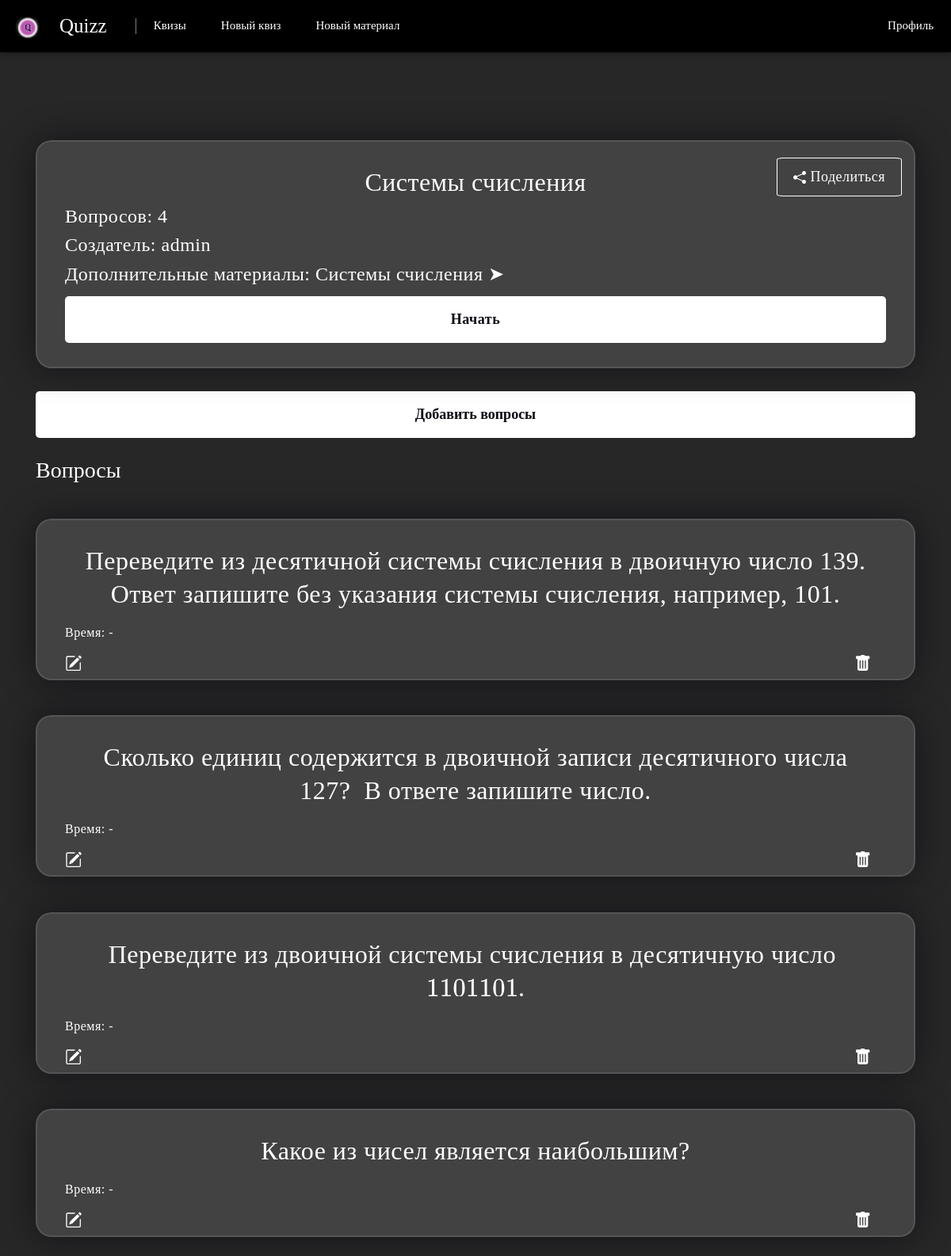
Screenshot of /quizes/4/ (signed in) with the database file from the repository.
### quizes/models.py (models this page shows, shortened)
class Quiz(models.Model):
    quiz_title = models.CharField(max_length=300)
    quiz_description = models.CharField(null=True, blank=True, max_length=3000, verbose_name="quiz_description")
    user_creator = JSONField(max_length=2000, verbose_name="user_creator")
    num_questions = models.IntegerField(default=0, blank=True, null=True)
    material = models.IntegerField(null=True, blank=True)
    topic = models.CharField(max_length=150)

class Material(models.Model):
    name = models.CharField(blank=False, max_length=300000)
    text = models.CharField(null=True, blank=True, max_length=300000)

class Question(models.Model):
    quiz = models.ForeignKey(Quiz, on_delete=models.CASCADE, blank=True, null=True)
    question_text = models.CharField(max_length=30000000)
    timeout = models.IntegerField(default=0)
    question_num = models.IntegerField(default=0, blank=True, null=True)

### users/models.py (models this page shows)
class User(AbstractUser):
    photo = models.ImageField(upload_to="users/%Y/%m/%d/", default="users/default.png", blank=True, null=True, verbose_name="Фотография")
    date_birth = models.DateTimeField(blank=True, null=True, verbose_name="Дата рождения")
    completed_quizes = JSONField(null=True, default=[], verbose_name="completed_quizes")
    created_quizes = models.TextField(null=True, default=[], verbose_name="created_quizes")
    email_activated = models.BooleanField(default=False)
    confirm_key = models.TextField(default="")

### quizes/views.py (the view)
# urls.py: path('<int:quiz_id>/', views.single_quiz, name='single_quiz'),
def single_quiz(request, quiz_id):
    quiz = get_object_or_404(Quiz, pk=quiz_id)
    num_questions = len(quiz.question_set.all())
    quiz_questions = Question.objects.filter(quiz=quiz)
    materials = quiz.material
    material = None
    if materials:
        material = Material.objects.get(id=materials)
    quiz.num_questions = num_questions
    quiz.save()
    request.session["questions"] = []
    request.session["q_num"] = 1
    request.session["num_correct"] = 0
    request.session["num_wrong"] = 0
    request.session["all_result"] = 0
    request.session["num_partially_true"] = 0
    quiz_question = None
    if quiz_questions.count():
        quiz_question = Question.objects.filter(quiz=quiz)[0]
        if request.POST:
            return HttpResponseRedirect(reverse('quiz:single_question', args=(quiz.id, quiz_question.id,)))
    context = {
        'userId': request.user.id,
        'current_question': quiz_question,
        'quiz': quiz,
        'quiz_questions': quiz_questions,
        'num_questions': num_questions,
        'user_creator': quiz.user_creator,
        'material': material,
        'url': request.build_absolute_uri(),
    }
    return render(request, 'quiz/single_quiz.html', context)

### quizes/templates/quiz/single_quiz.html (shortened to what this page needs)
{% extends 'quizzes/base.html' %}
{% load static %}
{% block content %}
    <link rel="stylesheet" type="text/css" href="{% static 'css/quiz/index.css' %}">
    <div class="container">
        <form method="post">
            <div style="margin-top: 15px; margin-right: 15px;" class="position-absolute top-0 end-0">
                <button type="button" class="btn-link share desktop" onclick="changeIcon(this)">
                    <svg xmlns="http://www.w3.org/2000/svg" width="16" height="16" fill="currentColor" class="bi bi-share-fill" viewBox="0 0 16 16">
                        <path d="M11 2.5a2.5 2.5 0 1 1 .603 1.628l-6.718 3.12a2.5 2.5 0 0 1 0 1.504l6.718 3.12a2.5 2.5 0 1 1-.488.876l-6.718-3.12a2.5 2.5 0 1 1 0-3.256l6.718-3.12A2.5 2.5 0 0 1 11 2.5"/>
                    </svg>
                    Поделиться
                </button>
            </div>
            <h3>{{ quiz.quiz_title }}</h3>
            <h4 class="num_questions">Вопросов:
                {{ num_questions }}</h4>
            <h4>Создатель:
                <a style="text-decoration: none;" href="{% url 'users:user' user_creator.id %}">{{ user_creator.username }}</a>
            </h4>
            {% if material %}
                <h4>Дополнительные материалы:
                    <a style="text-decoration: none;" href="{% url 'quiz:single_material' material.id %}">{{ material.name }}
                        ➤</a>
                </h4>
            {% endif %}
            <button class="btn" type="submit" onclick="this.disabled=true,this.form.submit();">Начать</button>
        </form>
        {% if userId == user_creator.id %}
            <br>
            <a class="btn" href="{% url 'quiz:create_question' quiz.id num_questions|add:1 %}">Добавить вопросы</a>
            <br>
            <br>
            <h3 class="question_title">Вопросы</h3>
            {% for question in quiz_questions %}
                <form style="margin-top: 4%;">
                    <h3 style="color: white; !important">{{ question.question_text | safe }}</h3>
                    {% if question.timeout %}
                    <p>Время: {{ question.timeout }} секунд</p>
                    {% else %}
                    <p>Время: -</p>
                    {% endif %}
                    <a class="item form-group pull-right" href="{% url 'quiz:delete_question' quiz.id question.id %}" onclick="this.disabled=true,this.form.submit();">
                    </a>
                    <a class="item form-group pull-left" href="{% url 'quiz:edit_question' quiz.id question.id %}" onclick="this.disabled=true,this.form.submit();">
                    </a>
                </form>
            {% endfor %}
        {% endif %}
    </div>
{% endblock %}

### quizzes/templates/quizzes/base.html (shortened to what this page needs)
{% load static %}
<!DOCTYPE html>
<head>
  <link href="https://cdn.jsdelivr.net/npm/bootstrap@5.3.2/dist/css/bootstrap.min.css" rel="stylesheet"></title>
  <link rel="stylesheet" type="text/css" href="https://cdnjs.cloudflare.com/ajax/libs/font-awesome/4.4.0/css/font-awesome.css">
  <link rel="stylesheet" href="https://cdnjs.cloudflare.com/ajax/libs/font-awesome/5.15.4/css/all.min.css">
  <link href="https://cdnjs.cloudflare.com/ajax/libs/simple-line-icons/2.4.1/css/simple-line-icons.min.css" rel="stylesheet">
  <link href="//maxcdn.bootstrapcdn.com/bootstrap/4.0.0/css/bootstrap.min.css" rel="stylesheet" id="bootstrap-css">
  <link href="https://maxcdn.bootstrapcdn.com/font-awesome/latest/css/font-awesome.min.css" rel="stylesheet">
</head>
<body>
<div class="container-fluid px-0">
    <nav class="navbar navbar-expand-sm navbar-dark bg-black py-0 px-0">
        <a class="navbar-brand" href="{% url 'quizzes:index' %}" style="font-family: Vladimir Script; font-size: 25px;">
            <img id="logo" src="{% static 'favicon-low.png' %}">
                &nbsp;&nbsp;&nbsp;Quizz</a>
            <div class="collapse navbar-collapse" id="navbarNav">
                <ul class="navbar-nav w-100">
                    <li class="nav-item" style="justify-content: center; text-align: center;">
                        <a class="nav-link" style="background-color: black;;color:white; font-family: Comic Sans MS;" href="{% url 'quiz:index' %}">Квизы</a>
                    </li>
                    {% if user.is_authenticated %}
                        <li class="nav-item" style="justify-content: center; text-align: center;">
                            <a class="nav-link" style="background-color: black;;color:white; font-family: Comic Sans MS;" href="{% url 'quiz:create_quiz' %}">Новый квиз</a>
                        </li>
                        <li class="nav-item" style="justify-content: center; text-align: center;">
                            <a class="nav-link" style="background-color: black;;color:white; font-family: Comic Sans MS;" href="{% url 'quiz:create_material' %}">Новый материал</a>
                        </li>
                        <li class="nav-item  ml-auto" style="justify-content: center; text-align: center;">
                            <a class="nav-link" style="background-color: black;;color:white; font-family: Comic Sans MS; justify-content: center;" href="{% url 'users:profile' %}">Профиль</a>
                        </li>
                    {% endif %}
                </ul>
            </div>
        </nav>
    </div>
    {% block content %}{% endblock content %}
</body>
</html>

### static/css/quiz/index.css (style rules this page uses)
body { font-family: "Comic Sans MS"; !important background-color: #272727; text-decoration: none; }
h1, h2, h3, h4, span, a, p { font-family: Comic Sans MS; !important color: white; }
* { margin: 0px; padding: 0px; }
body { place-items: center; }
form { margin-top: 10%; margin-left: auto; margin-right: auto; min-width: 340px; background-color: rgba(255, 255, 255, 0.13); justify-content: center; border-radius: 20px; backdrop-filter: blur(10px); border: 2px solid rgba(255, 255, 255, 0.1); box-shadow: 0 0 40px rgba(8, 7, 16, 0.6); padding: 30px 35px; }
form * { font-family: Comic Sans MS; !important text-decoration: none; color: #ffffff; letter-spacing: 0.5px; border: none; }
form h3 { font-size: 32px; font-weight: 500; line-height: 42px; text-align: center; }
button { margin-top: 5px; width: 100%; background-color: #ffffff; color: #080710; padding: 15px 0; font-size: 18px; font-weight: 600; border-radius: 5px; cursor: pointer; }
.btn, .btn:hover, .btn:active, .btn:focus .btn:checked { text-decoration: none; margin-top: 5px; width: 100%; background-color: #ffffff; color: #080710; padding: 15px 0; font-size: 18px; font-weight: 600; border-radius: 5px; }

### quizzes/templates/quizzes/base.html (style rules this page uses)
h1, h2, h3, h4, h5, h6, p, span { color: white; text-decoration: none; font-family: "Comic Sans MS"; !important }
body { background-color: #272727; }
li { list-style: none; }
label[for="main_menu"], nav { -moz-transition: all 0.2s cubic-bezier(0.23, 1, 0.32, 1); -o-transition: all 0.2s cubic-bezier(0.23, 1, 0.32, 1); -webkit-transition: all 0.2s cubic-bezier(0.23, 1, 0.32, 1); transition: all 0.2s cubic-bezier(0.23, 1, 0.32, 1); }
nav { box-shadow: 0 0 10px rgba(0, 0, 0, 0.5); }
.bg-black { background-color: #000; }
#logo { width: 30px; height: 30px; border-radius: 4px; }
.navbar-brand { padding: 14px 20px; font-size: 16px; }
.navbar-nav { width: 100%; }
.nav-item { padding: 6px 14px; text-align: center; }
.nav-link { padding-bottom: 10px; font-size: 15px; font-weight: 5px; }
img { pointer-events: none; }

### quizes/templates/quiz/single_quiz.html (style rules this page uses)
.desktop { display: block; }
.share, .share:active, .share::after, .share:focus { width: auto; background-color: transparent; border: 1px solid white; color: white; padding: 10px 20px; border-radius: 5%; transition: all 0.3s ease; text-decoration: none; }

### rows the page displays
Quiz: quiz_title "Системы счисления"
User: username "admin"
Material: name "Системы счисления"
Question: question_text "Переведите из десятичной системы счисления в двоичную число 139. Ответ запишите без указания системы счисления, например, 101.", timeout "Время: -"
Question: question_text "Сколько единиц содержится в двоичной записи десятичного числа 127? В ответе запишите число.", timeout "Время: -"
Question: question_text "Переведите из двоичной системы счисления в десятичную число .", timeout "Время: -"
Question: question_text "Какое из чисел является наибольшим?", timeout "Время: -"

### other values shown
{{ num_questions }} "4"
